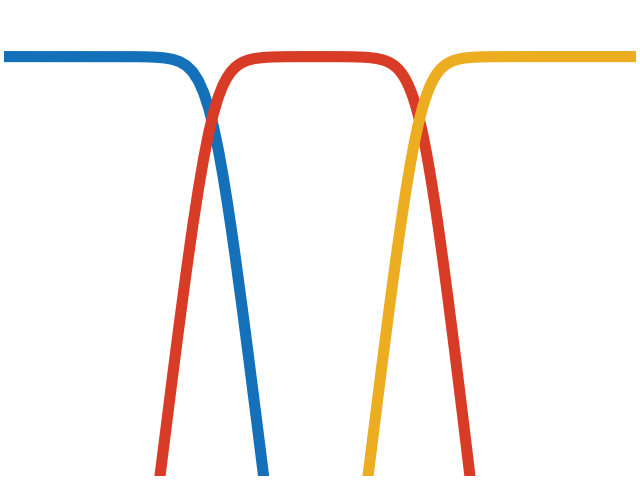

Here is the Python script that generated this plot:
# %%
import pyfar as pf
import matplotlib.pyplot as plt
%matplotlib inline

signal = pf.dsp.filter.crossover(pf.signals.impulse(2**12), 8, 2e2)
signal2 = pf.dsp.filter.crossover(signal[1], 8, 2e3)

ax = pf.plot.freq(signal[0], linewidth=8)
pf.plot.freq(signal2, linewidth=8)
ax.set_ylim(-40, 5)
plt.axis('off')
plt.savefig('thumbnail_pyfar_filtering.png')
